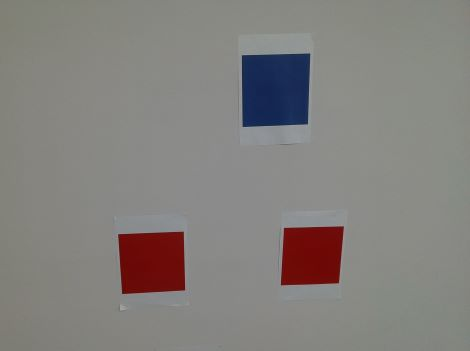
#> input picture Tasks/Task2/IMG_0296.JPG, 470 x 351 px, given in place of IMG_0298.MP4, which was not available
$ python task3_1.py   (older library calls are emulated)
#> lines starting #> are read from the running program, lines starting #| are printed output that depends on the picture; after the words box and inside, x2 and y2 are one past the last pixel; in counts of white or black regions, pixels touching at a corner belong together; pictures that were not available may be replaced by others from this repository, and a replacement may not be noted
import cv2
import logging
import numpy as np
from PIL import Image, ImageDraw


cap = cv2.VideoCapture(r'Tasks\Task3\IMG_0298.MP4')

while True:
    ret, frame = cap.read()
#> frame is the input picture: shape (351, 470, 3); mean B, G, R 125.6, 128.7, 131.8

    imgHSV = cv2.cvtColor(frame,cv2.COLOR_BGR2HSV)
#> imgHSV: shape (351, 470, 3); mean H, S, V 36.2, 24.5, 134.5

    mask_blue = cv2.inRange(imgHSV,np.array([94,45,0]),np.array([160,255,255]))
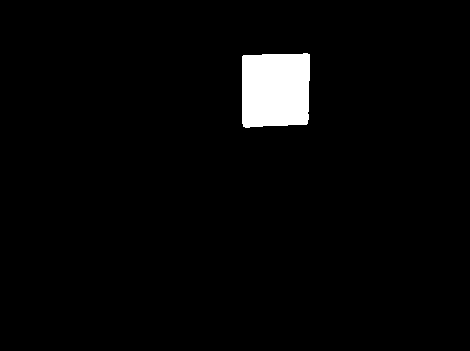
#> mask_blue: shape (351, 470); 2.9% white; 1 white region, box (x1, y1, x2, y2) and area: (242, 53, 310, 128) 4829
    mask_red  = cv2.inRange(imgHSV,np.array([0, 220, 94]),np.array([255, 255, 255]))
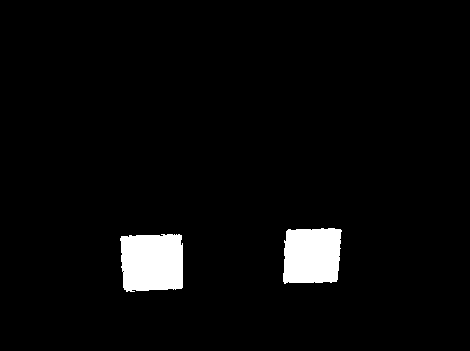
#> mask_red: shape (351, 470); 3.8% white; 2 white regions

    contours_blue, hierarchy_blue = cv2.findContours(mask_blue, cv2.RETR_TREE, cv2.CHAIN_APPROX_SIMPLE)
#> contours_blue = 1 contour; box (x1, y1, x2, y2) and area: (242, 53, 310, 128) 4693
    contours_red, hierarchy_red = cv2.findContours(mask_red, cv2.RETR_TREE, cv2.CHAIN_APPROX_SIMPLE)
#> contours_red = 3 contours, 1 with area under 20; largest, box (x1, y1, x2, y2) and area: (120, 234, 183, 292) 3242, (283, 228, 342, 284) 2863

    connectivity = 8
    num_labels_b, labels_b, stats_b, centroids_blue = cv2.connectedComponentsWithStats(mask_blue , connectivity , cv2.CV_32S)
#> num_labels_b = 2; stats_b = [[0, 0, 470, 351, 160141], [242, 53, 68, 75, 4829]]; centroids_blue = [[233.3, 177.6], [275.1, 89.46]]
    num_labels_r, labels_r, stats_r, centroids_red = cv2.connectedComponentsWithStats(mask_blue , connectivity , cv2.CV_32S)
#> num_labels_r = 2; stats_r has the same summary as stats_b; centroids_red = [[233.3, 177.6], [275.1, 89.46]]

    box_red_mask = Image.fromarray(mask_red)
    box_blue_mask = Image.fromarray(mask_blue)

    box_r = box_red_mask.getbbox()
#> box_r = (120, 228, 342, 292)
    box_b = box_blue_mask.getbbox()
#> box_b = (242, 53, 310, 128)

    if box_r is not None:
        cv2.drawContours(frame, contours_red, -1, (255,0,0), 3, cv2.LINE_AA, hierarchy_red, 1 )
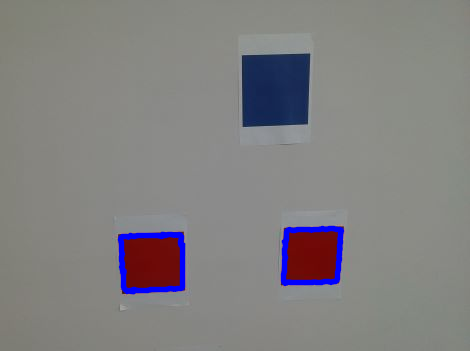
#> frame: shape (351, 470, 3); 1.91% of pixels changed, all inside (x1, y1, x2, y2) = (117, 225, 345, 295)

        for i in range(len(centroids_red)-1):
            lst = centroids_red
            xr1, yr1, xr2, yr2 = int(lst[i][0]), int(lst[i][1]), int(lst[i+1][0]), int(lst[i+1][1])

            cv2.circle(frame,(int(xr1),int(yr1)), 5,(255,0,0), -1)
            cv2.circle(frame,(int(xr2),int(yr2)), 5,(255,0,0), -1)

            cv2.putText(frame, f'Red_1', (xr1, yr1), cv2.FONT_HERSHEY_SIMPLEX, 0.5, (255, 0 ,0))
            cv2.putText(frame, f'Red_2', (xr2, yr2), cv2.FONT_HERSHEY_SIMPLEX, 0.5, (255, 0, 0))

            cv2.putText(frame, f'x1 - {int(xr1)} y1 - {int(yr1)}', (xr1+10, yr1+10), cv2.FONT_HERSHEY_SIMPLEX, 0.5, (255, 0 ,0))
            cv2.putText(frame, f'x2 - {int(xr2)} y2 - {int(yr2)}', (xr2+10, yr2+10), cv2.FONT_HERSHEY_SIMPLEX, 0.5, (255, 0 ,0))
#> this loop made 1 pass
#> (lst, xr1, yr1, xr2, yr2) on pass 1: ([[233.3, 177.6], [275.1, 89.46]], 233, 177, 275, 89)
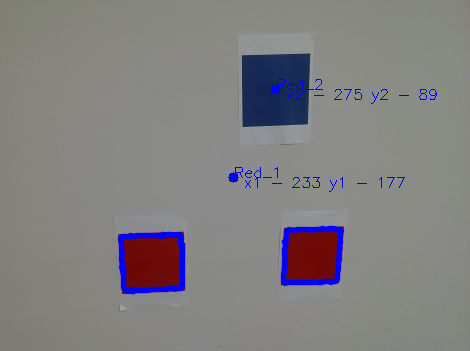
#> frame: shape (351, 470, 3); 0.48% of pixels changed, all inside (x1, y1, x2, y2) = (228, 79, 437, 192)


    if box_b is not None:
        cv2.drawContours(frame, contours_blue, -1, (0,0,255), 3, cv2.LINE_AA, hierarchy_blue, 1 )
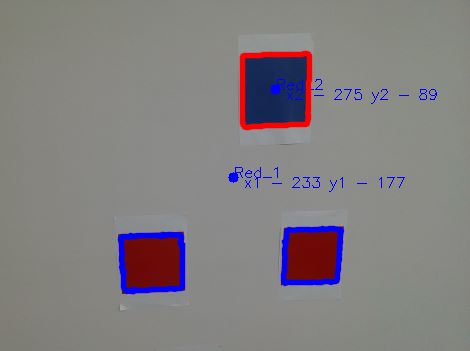
#> frame: shape (351, 470, 3); 1.16% of pixels changed, all inside (x1, y1, x2, y2) = (239, 50, 313, 131)

        for i in centroids_blue[1::2]:
            xb, yb = int(i[0]), int(i[1])
            cv2.circle(frame,(xb,yb), 5,(0,0,255), -1)

            cv2.putText(frame, f'Blue', (xb, yb), cv2.FONT_HERSHEY_SIMPLEX, 0.5, (0, 0 ,255))
            cv2.putText(frame, f'x - {xb} y - {yb}', (xb+10, yb+10), cv2.FONT_HERSHEY_SIMPLEX, 0.5, (0, 0 ,255))
#> this loop made 1 pass
#> (i, xb, yb) on pass 1: ([275.1, 89.46], 275, 89)
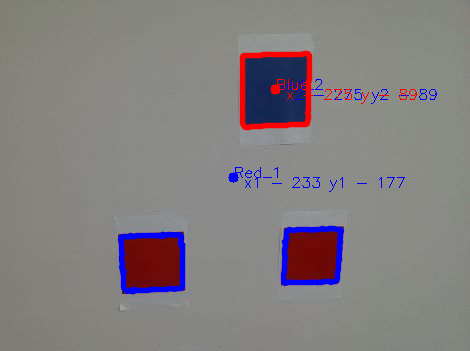
#> frame: shape (351, 470, 3); 0.21% of pixels changed, all inside (x1, y1, x2, y2) = (270, 79, 417, 104)


    if ret:
        cv2.imshow('vid', frame)
        if cv2.waitKey(1) & 0xFF == ord('q'):
#> (key q is pressed here)
            break


cap.release()
cv2.destroyAllWindows()
